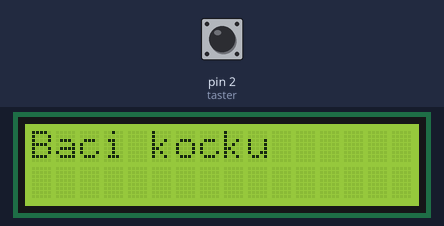
The sketch below on a simulated Arduino Uno, built with avr-gcc and run on an emulated ATmega328P. Parts: 16×2 character LCD. Inputs (shaded band) come from the test bench; at power-on: pin 2 (taster) HIGH. Random numbers use the default seed unless the sketch sets one.

Above: at 14.9 s.
15.0 s: pin 2 (taster) pulled LOW for 0.15 s
At 15.7 s:
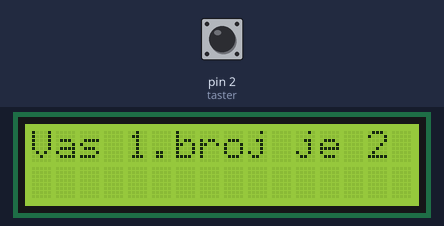
16.6 s: pin 2 (taster) pulled LOW for 1 s
At 16.9 s:
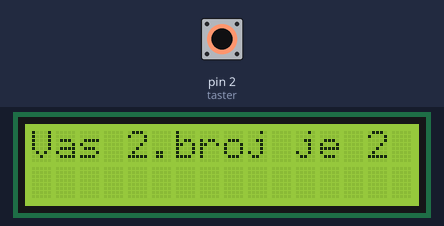
19.1 s: pin 2 (taster) pulled LOW for 0.15 s
At 20.1 s:
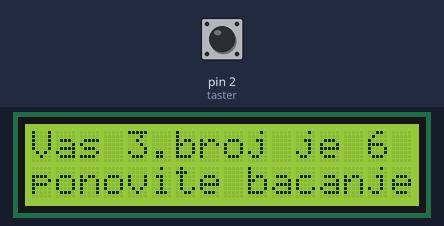
20.7 s: pin 2 (taster) pulled LOW for 1 s
At 21.3 s:
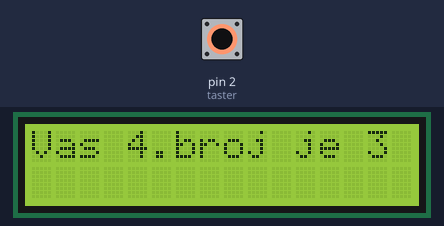
Timing chart, 0 to 23.7 s (numbered marks = the images above; inputs shaded):
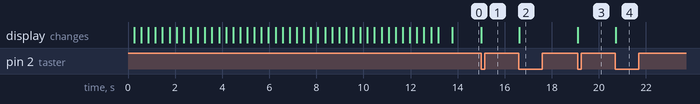

Measured:
- after the input at 15.0 s, the display: changes at once (image 1)
- after the input at 16.6 s, the display: changes at once (image 2)
- after the input at 19.1 s, the display: changes at once (image 3)
- after the input at 20.7 s, the display: changes at once (image 4)

The sketch:

B26.ino
```cpp
#include <LiquidCrystal.h>


// initialize the library by associating any needed LCD interface pin
// with the arduino pin number it is connected to

const int rs = 12, en = 11, d4 = 5, d5 = 4, d6 = 3, d7 = 1;

LiquidCrystal lcd(rs, en, d4, d5, d6, d7);
int taster = 2;
byte brojevi[6][7] = { {0,0,0,1,0,0,0},
                       {1,0,0,0,0,1,0},
                       {0,1,0,1,0,0,1},
                       {1,1,0,0,0,1,1},
                       {1,1,0,1,0,1,1},
                       {1,1,1,0,1,1,1},
                      };
int rednibroj=0;

void setup() {
  lcd.begin(16, 2);
  lcd.print("Dobro dosli!");
  delay(200);
  for (int positionCounter = 0; positionCounter < 16; positionCounter++) {
    lcd.scrollDisplayRight();
    delay(300);
  }
  for (int positionCounter = 0; positionCounter < 29; positionCounter++) {
    lcd.scrollDisplayLeft();
    delay(300);
  }
  lcd.clear();
  lcd.print("Baci kocku");
  pinMode(taster,INPUT);
  attachInterrupt(digitalPinToInterrupt(taster), bacanje, FALLING);
}
void bacanje(){
  bool stop = digitalRead(taster);
  int broj = random(1,7);
  for(int pin=3; pin<=9; pin++)
  digitalWrite(pin, brojevi[broj-1][pin]);
  delay(300);
  lcd.clear();

  rednibroj++;

  lcd.print("Vas ");
  lcd.print(rednibroj);
  lcd.print(".broj je ");
  lcd.print(broj);
  if(broj == 6){
  lcd.setCursor(0,1);
  lcd.print("ponovite bacanje");}
}
 void loop() {

}
```
